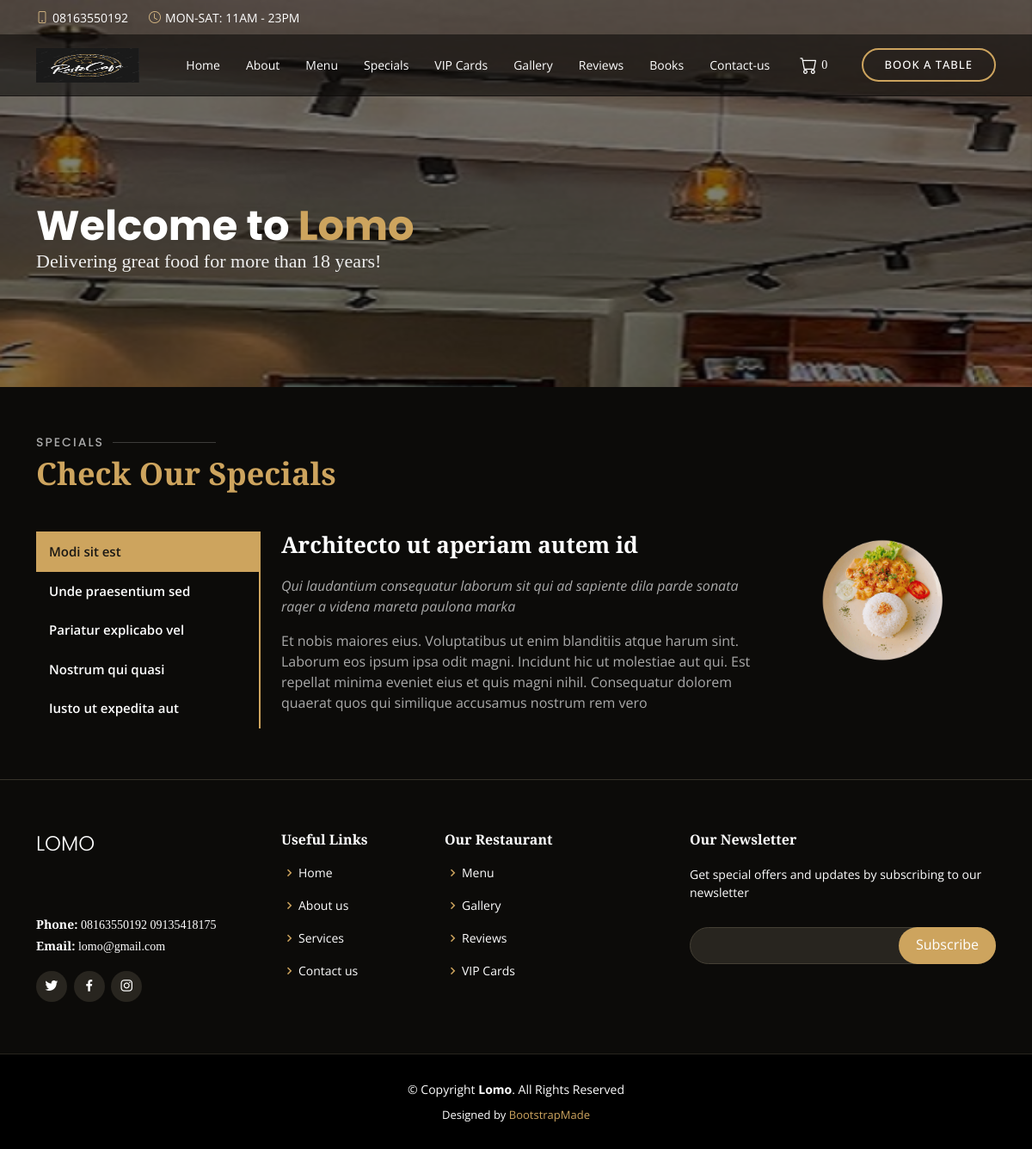
Screenshot of /special with the database file from the repository.
### admin_site/models.py (models this page shows)
class SiteInfoModel(models.Model):
    name = models.CharField(max_length=100)
    logo = models.FileField(upload_to='images/logo', null=True, blank=True)
    mobile_1 = models.CharField(max_length=20, null=True, blank=True)
    mobile_2 = models.CharField(max_length=20, null=True, blank=True)
    email = models.EmailField(max_length=100, null=True, blank=True)
    whatsapp = models.CharField(max_length=30, null=True, blank=True)
    working_hour = models.CharField(max_length=100, null=True, blank=True)
    facebook_link = models.URLField(null=True, blank=True)
    instagram_link = models.URLField(null=True, blank=True)
    twitter_link = models.URLField(null=True, blank=True)
    address = models.TextField(null=True, blank=True)

### home/views.py (the view)
# urls.py: path('special', SpecialPageView.as_view(), name='special'),
class SpecialPageView(TemplateView):
    template_name = 'home/special.html'
    def get_context_data(self, **kwargs):
        context = super().get_context_data(**kwargs)
        return context

### home/context_processors.py (called while the page is built)
def layout_variable(request):
    site_info = SiteInfoModel.objects.first()
    reservation_form = ReservationForm
    return {
        'site_info': site_info,
        'reservation_form': reservation_form
        }

### home/templates/home/special.html (shortened to what this page needs)
{% extends 'home/layout.html' %}
{% load static %}
{% load humanize %}
{% block 'main' %}
<section id="hero" class="d-flex align-items-center" style="height:450px">
    <div class="container position-relative text-center text-lg-start" data-aos="zoom-in" data-aos-delay="100">
      <div class="row">
        <div class="col-lg-8">
          <h1>Welcome to <span>{{site_info.name|title}}</span></h1>
          <h2>Delivering great food for more than 18 years!</h2>
        </div>
      </div>
    </div>
</section>
    <section id="specials" class="specials">
      <div class="container" data-aos="fade-up">
        <div class="section-title">
          <h2>Specials</h2>
          <p>Check Our Specials</p>
        </div>
        <div class="row" data-aos="fade-up" data-aos-delay="100">
          <div class="col-lg-3">
            <ul class="nav nav-tabs flex-column">
              <li class="nav-item">
                <a class="nav-link active show" data-bs-toggle="tab" href="#tab-1">Modi sit est</a>
              </li>
              <li class="nav-item">
                <a class="nav-link" data-bs-toggle="tab" href="#tab-2">Unde praesentium sed</a>
              </li>
              <li class="nav-item">
                <a class="nav-link" data-bs-toggle="tab" href="#tab-3">Pariatur explicabo vel</a>
              </li>
              <li class="nav-item">
                <a class="nav-link" data-bs-toggle="tab" href="#tab-4">Nostrum qui quasi</a>
              </li>
              <li class="nav-item">
                <a class="nav-link" data-bs-toggle="tab" href="#tab-5">Iusto ut expedita aut</a>
              </li>
            </ul>
          </div>
          <div class="col-lg-9 mt-4 mt-lg-0">
            <div class="tab-content">
              <div class="tab-pane active show" id="tab-1">
                <div class="row">
                  <div class="col-lg-8 details order-2 order-lg-1">
                    <h3>Architecto ut aperiam autem id</h3>
                    <p class="fst-italic">Qui laudantium consequatur laborum sit qui ad sapiente dila parde sonata raqer a videna mareta paulona marka</p>
                    <p>Et nobis maiores eius. Voluptatibus ut enim blanditiis atque harum sint. Laborum eos ipsum ipsa odit magni. Incidunt hic ut molestiae aut qui. Est repellat minima eveniet eius et quis magni nihil. Consequatur dolorem quaerat quos qui similique accusamus nostrum rem vero</p>
                  </div>
                  <div class="col-lg-4 text-center order-1 order-lg-2">
                    <img src="{% static 'home/img/specials-1.png' %}" alt="" style="width:150px" class="img-fluid">
                  </div>
                </div>
              </div>
            </div>
          </div>
        </div>
      </div>
    </section>
{% endblock %}

### home/templates/home/layout.html (shortened to what this page needs)
<!DOCTYPE html>
{% load static %}
<html lang="en">
<head>
  <link href="{% static 'home/vendor/animate.css/animate.min.css' %}" rel="stylesheet">
  <link href="{% static 'home/vendor/aos/aos.css" rel="stylesheet' %}">
  <link href="{% static 'home/vendor/bootstrap/css/bootstrap.min.css' %}" rel="stylesheet">
  <link href="{% static 'home/vendor/bootstrap-icons/bootstrap-icons.css' %}" rel="stylesheet">
  <link href="{% static 'home/vendor/boxicons/css/boxicons.min.css' %}" rel="stylesheet">
  <link href="{% static 'home/vendor/glightbox/css/glightbox.min.css' %}" rel="stylesheet">
  <link href="{% static 'home/vendor/swiper/swiper-bundle.min.css' %}" rel="stylesheet">
  <link href="{% static 'home/css/style.css' %}" rel="stylesheet">
</head>
<body>
  <div id="topbar" class="d-flex align-items-center fixed-top">
    <div class="container d-flex justify-content-center justify-content-md-between">
      <div class="contact-info d-flex align-items-center">
        <i class="bi bi-phone d-flex align-items-center"><span>{{site_info.mobile_1|title}}</span></i>
        <i class="bi bi-clock d-flex align-items-center ms-4"><span> {{site_info.working_hour|upper}}</span></i>
      </div>
    </div>
  </div>
  <header id="header" class="fixed-top d-flex align-items-cente">
    <div class="container-fluid container-xl d-flex align-items-center justify-content-lg-between">
      <h1 class="logo me-auto me-lg-0">
	  {% if site_info.logo %}
		<a href="{% url 'home' %}" class="logo me-auto me-lg-0"><img src="/media/{{site_info.logo}}" style="width:120px;height:60px" alt="" class="img-fluid"></a>
	  {% else %}
	  <a href="{% url 'home' %}"> {{site_info.name|upper}} </a>
	  {% endif %}
	  </h1>
      <nav id="navbar" class="navbar order-last order-lg-0">
        <ul>
          <li><a class="nav-link scrollto" href="{% url 'home' %}">Home</a></li>
          <li><a class="nav-link scrollto" href="{% url 'about' %}">About</a></li>
          <li><a class="nav-link scrollto" href="{% url 'menu' %}">Menu</a></li>
          <li><a class="nav-link scrollto" href="{% url 'special' %}">Specials</a></li>
          <li><a class="nav-link scrollto" href="{% url 'vip_cards' %}">VIP Cards</a></li>
          <li><a class="nav-link scrollto" href="{% url 'gallery' %}">Gallery</a></li>
          <li><a class="nav-link scrollto" href="{% url 'about' %}#testimonials">Reviews</a></li>
          <li><a class="nav-link scrollto" href="{% url 'books' %}">Books</a></li>
          <li><a class="nav-link scrollto" href="{% url 'contact' %}">Contact-us</a></li>
          <li><a class="nav-link scrollto" href="{% url 'cart' %}"><i class="bi bi-cart d-flex align-items-center" style="font-size:20px"></i><span style="font-family:cursive;margin-left:5px" id="cart_item_count">{% if request.session.cart %} {{ request.session.cart|length }} {% else %} 0 {% endif %}</span></a></li>
        </ul>
  </nav>
      <a href="#book-a-table" class="book-a-table-btn scrollto d-none d-lg-flex">Book a table</a>
    </div>
  </header>
  <main>
      {% block 'main' %} {% endblock %}
  </main>
  <footer id="footer">
    <div class="footer-top">
      <div class="container">
        <div class="row">
          <div class="col-lg-3 col-md-6">
            <div class="footer-info">
              <h3>{{site_info.name|upper}}</h3>
              <p>
                {{site_info.address}}<br><br>
                <strong>Phone:</strong> {{site_info.mobile_1|title}} {{site_info.mobile_2|title}}<br>
                <strong>Email:</strong> {{site_info.email|lower}}<br>
              </p>
              <div class="social-links mt-3">
                <a href="{{site_info.twitter_link}}" class="twitter"><i class="bx bxl-twitter"></i></a>
                <a href="{{site_info.facebook_link}}" class="facebook"><i class="bx bxl-facebook"></i></a>
                <a href="{{site_info.instagram_link}}" class="instagram"><i class="bx bxl-instagram"></i></a>
              </div>
            </div>
          </div>
          <div class="col-lg-2 col-md-6 footer-links">
            <h4>Useful Links</h4>
            <ul>
              <li><i class="bx bx-chevron-right"></i> <a href="{% url 'home' %}">Home</a></li>
              <li><i class="bx bx-chevron-right"></i> <a href="{% url 'about' %}">About us</a></li>
              <li><i class="bx bx-chevron-right"></i> <a href="{% url 'home' %}#events">Services</a></li>
              <li><i class="bx bx-chevron-right"></i> <a href="{% url 'contact' %}">Contact us</a></li>
            </ul>
          </div>
          <div class="col-lg-3 col-md-6 footer-links">
            <h4>Our Restaurant</h4>
            <ul>
              <li><i class="bx bx-chevron-right"></i> <a href="{% url 'menu' %}">Menu</a></li>
              <li><i class="bx bx-chevron-right"></i> <a href="{% url 'gallery' %}">Gallery</a></li>
              <li><i class="bx bx-chevron-right"></i> <a href="{% url 'about' %}#testimonials">Reviews</a></li>
              <li><i class="bx bx-chevron-right"></i> <a href="{% url 'vip_cards' %}">VIP Cards</a></li>
            </ul>
          </div>
          <div class="col-lg-4 col-md-6 footer-newsletter">
            <h4>Our Newsletter</h4>
            <p>Get special offers and updates by subscribing to our newsletter</p>
            <form action="" method="post">
              <input type="email" name="email"><input type="submit" value="Subscribe">
            </form>
          </div>
        </div>
      </div>
    </div>
    <div class="container">
      <div class="copyright">
        &copy; Copyright <strong><span>{{site_info.name|title}}</span></strong>. All Rights Reserved
      </div>
      <div class="credits">
        Designed by <a href="https://bootstrapmade.com/">BootstrapMade</a>
      </div>
    </div>
  </footer>
</body>
</html>

### rows the page displays
SiteInfoModel: mobile_1 "08163550192", working_hour "MON-SAT: 11AM - 23PM", logo (picture), name "Lomo", name "LOMO", mobile_2 "09135418175", email "lomo@gmail.com"
